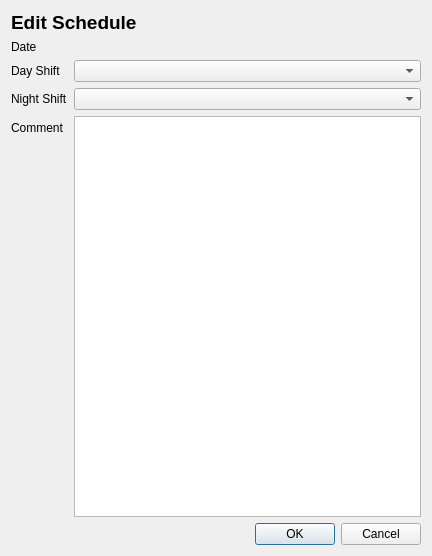
<?xml version="1.0" encoding="UTF-8"?>
<ui version="4.0">
 <class>Form</class>
 <widget class="QWidget" name="Form">
  <property name="geometry">
   <rect>
    <x>0</x>
    <y>0</y>
    <width>432</width>
    <height>556</height>
   </rect>
  </property>
  <property name="windowTitle">
   <string>Form</string>
  </property>
  <layout class="QVBoxLayout" name="verticalLayout">
   <item>
    <layout class="QVBoxLayout" name="scheduleEditorLayout" stretch="0,1,0">
     <property name="sizeConstraint">
      <enum>QLayout::SetDefaultConstraint</enum>
     </property>
     <item>
      <widget class="QLabel" name="editorTitle">
       <property name="font">
        <font>
         <pointsize>14</pointsize>
         <weight>75</weight>
         <bold>true</bold>
        </font>
       </property>
       <property name="text">
        <string>Edit Schedule</string>
       </property>
      </widget>
     </item>
     <item>
      <layout class="QFormLayout" name="scheduleFormLayout">
       <item row="0" column="0">
        <widget class="QLabel" name="dateLabel">
         <property name="text">
          <string>Date</string>
         </property>
        </widget>
       </item>
       <item row="0" column="1">
        <widget class="QLabel" name="dateDisplay">
         <property name="text">
          <string/>
         </property>
        </widget>
       </item>
       <item row="1" column="0">
        <widget class="QLabel" name="dayShiftLabel">
         <property name="text">
          <string>Day Shift</string>
         </property>
        </widget>
       </item>
       <item row="1" column="1">
        <widget class="QComboBox" name="typeCombobox"/>
       </item>
       <item row="2" column="0">
        <widget class="QLabel" name="nightShiftLabel">
         <property name="text">
          <string>Night Shift</string>
         </property>
        </widget>
       </item>
       <item row="2" column="1">
        <widget class="QComboBox" name="comboBox"/>
       </item>
       <item row="3" column="0">
        <widget class="QLabel" name="label">
         <property name="text">
          <string>Comment</string>
         </property>
        </widget>
       </item>
       <item row="3" column="1">
        <widget class="QTextEdit" name="commentEdit"/>
       </item>
      </layout>
     </item>
     <item>
      <widget class="QDialogButtonBox" name="buttonBox">
       <property name="standardButtons">
        <set>QDialogButtonBox::Cancel|QDialogButtonBox::Ok</set>
       </property>
      </widget>
     </item>
    </layout>
   </item>
  </layout>
 </widget>
 <resources/>
 <connections/>
</ui>
